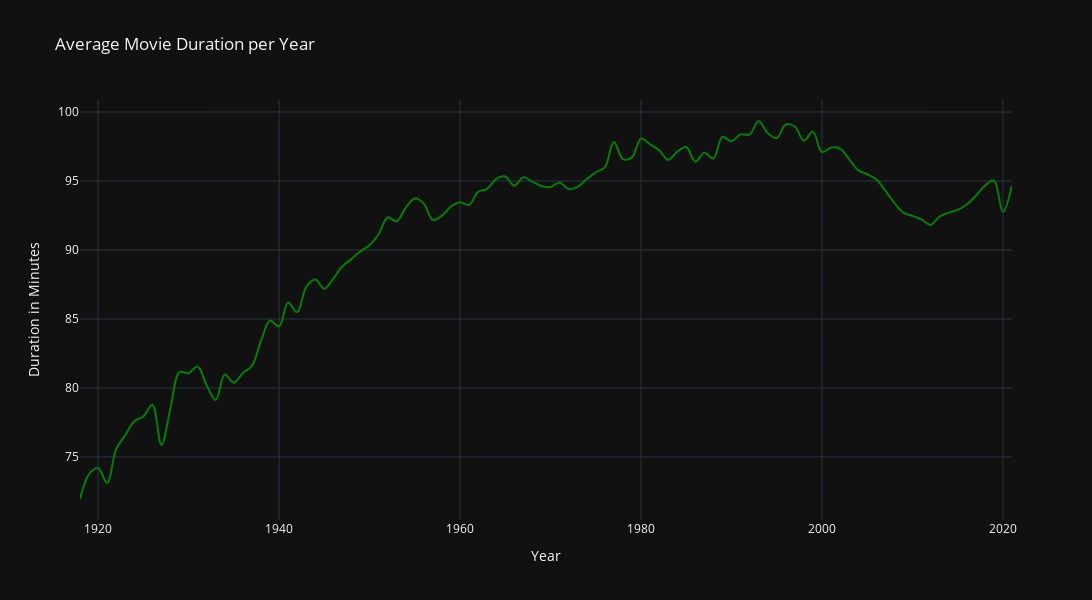

The notebook cell saved with this chart:
### Code cell
# We can now plot the results using plotly

fig = go.Figure()

fig.add_trace(go.Scatter(
  x=runtime_final['startYear'],
  y=runtime_final['Average'],
  line_shape='spline',
  line_color='green',
  name='Average'
))

fig.update_layout(
        width=1300,
        height=600,
        template='plotly_dark',
        title='Average Movie Duration per Year',
        xaxis_title='Year',
        yaxis_title='Duration in Minutes'
    )

fig.show()
